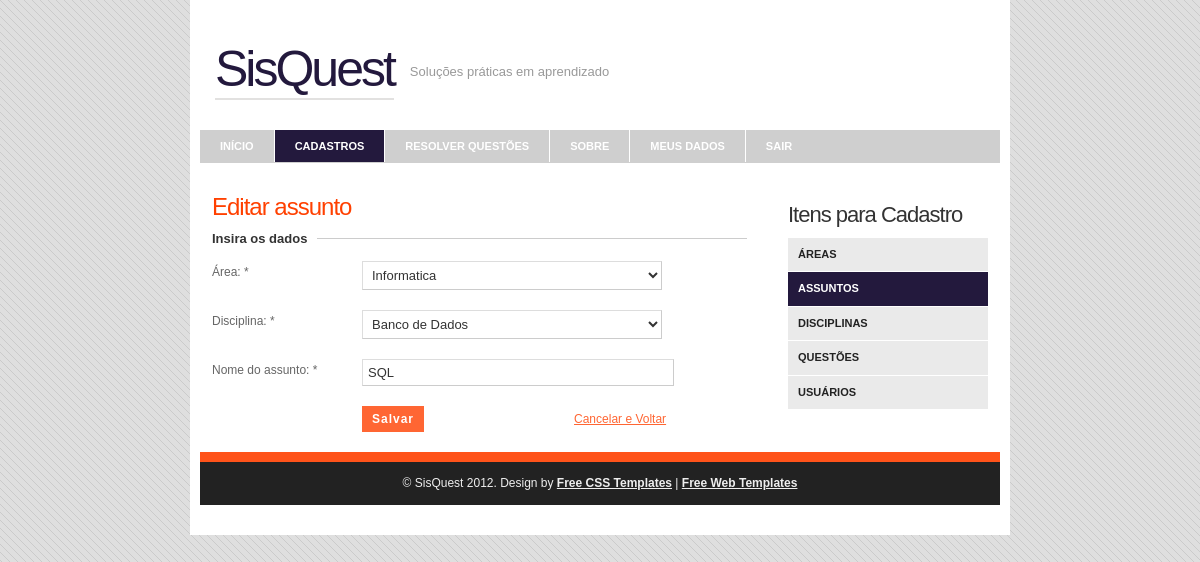
/SisQuest/professor/assunto/editar.php?id=1 (signed in), run on the app's committed database.
### tables this page shows
CREATE TABLE IF NOT EXISTS `tb_disciplina` (
  `Id_Disciplina` int(10) unsigned NOT NULL AUTO_INCREMENT,
  `Cadastrante` varchar(20) DEFAULT NULL,
  `Id_Area` int(10) unsigned NOT NULL,
  `Nome_Disciplina` varchar(100) NOT NULL,
  PRIMARY KEY (`Id_Disciplina`),
  KEY `Id_Area` (`Id_Area`),
  KEY `Cadastrante` (`Cadastrante`)
);

CREATE TABLE IF NOT EXISTS `tb_area` (
  `Id_Area` int(10) unsigned NOT NULL AUTO_INCREMENT,
  `Cadastrante` varchar(20) DEFAULT NULL,
  `Nome_Area` varchar(100) NOT NULL,
  PRIMARY KEY (`Id_Area`),
  KEY `Cadastrante` (`Cadastrante`)
);

CREATE TABLE IF NOT EXISTS `tb_assunto` (
  `Id_Assunto` int(10) unsigned NOT NULL AUTO_INCREMENT,
  `Cadastrante` varchar(20) DEFAULT NULL,
  `Id_Disciplina` int(10) unsigned NOT NULL,
  `Nome_Assunto` varchar(100) NOT NULL,
  PRIMARY KEY (`Id_Assunto`),
  KEY `Id_Disciplina` (`Id_Disciplina`),
  KEY `Cadastrante` (`Cadastrante`)
);

### SisQuest/dao/seguranca.php (called while the page is built, shortened)
<?php
	$_SG['conectaServidor'] = true;
    $_SG['abreSessao'] = true;
    $_SG['caseSensitive'] = false;
    $_SG['validaSempre'] = true;
    $_SG['servidor'] = 'localhost:3306';
    $_SG['usuario'] = 'root';
    $_SG['senha'] = '';
    $_SG['banco'] = 'db_leandro_kevin';
    $_SG['paginaLogin'] = "../index.php";
    $_SG['tabela'] = 'tb_usuario';
?>

### SisQuest/dao/assuntoDao.php (called while the page is built, shortened)
<?php
function carregarAssuntoEdicao($id,$link){
	$resultado = mysql_query("SELECT a.nome_assunto as nome_assunto, d.nome_disciplina as nome_disciplina, d.id_disciplina as id_disciplina, ar.nome_area as nome_area, ar.id_area as id_area FROM tb_disciplina d, tb_area ar, tb_assunto a WHERE a.id_disciplina=d.id_disciplina AND d.id_area = ar.id_area AND a.id_assunto={$id}",$link);
	return $resultado;
}
?>

### SisQuest/servico/assuntoConsulta.php (called while the page is built, shortened)
<?php
include("../../dao/seguranca.php");
include("../../dao/assuntoDao.php");
function carregarAssuntoEdicaoServico($id,$link){
	return mysql_fetch_array(carregarAssuntoEdicao($id, $link));
}
?>

### SisQuest/professor/assunto/editar.php (the view, shortened to what this page needs)
<?php
include("../../servico/assuntoConsulta.php");
$id = $_GET['id'];
$linha=carregarAssuntoEdicaoServico($id, $_SG['link']);
?>
<!DOCTYPE html PUBLIC "-//W3C//DTD XHTML 1.0 Strict//EN" "http://www.w3.org/TR/xhtml1/DTD/xhtml1-strict.dtd">
<html xmlns="http://www.w3.org/1999/xhtml">
<head>
<link rel="stylesheet" href="../../styles.css" type="text/css" />
</head>
<body>
<div id="container">
	<div id="header">
    	<h1><a href="/">SisQuest</a></h1>
        <h2>Soluções práticas em aprendizado</h2>
    </div>
    <div id="nav">
    	<ul>
        	<li class="start"><a href="../principal.php">INÍCIO</a></li>
            <li class="selected"><a href="../cadastros.php">CADASTROS</a></li>
            <li><a href="../resolver_questoes.php">RESOLVER QUESTÕES</a></li>
            <li><a href="../sobre.php">SOBRE</a></li>
            <li><a href="../meus_dados.php">MEUS DADOS</a></li>
        <li class="end"><a href="../../dao/logout.php?opt=logout">SAIR</a></li>
        </ul>
    </div>
    <div id="body">
		<div id="content">
            <h3>Editar assunto</h3>
            <fieldset>
                <legend>Insira os dados</legend>
                <form action="../../servico/assuntoAtualizar.php" method="post" onsubmit="return (verifica(this))">
                    <p><label for="area">Área: *</label>
                    <select name="area" id="area" class="textLogin">
                    	<option value="<?php echo $linha['id_area'];?>"><?php echo $linha['nome_area'];?></option>
                    </select></p>
                    <p><label for="disciplina">Disciplina: *</label>
                    <select name="disciplina" id="disciplina" class="textLogin">
                    	<option value="<?php echo $linha['id_disciplina'];?>"><?php echo $linha['nome_disciplina'];?></option>
                    </select></p>
                    <p><label for="nome">Nome do assunto: *</label>
                    <input name="nome" id="nome" value="<?php echo $linha['nome_assunto'];?>" type="text" class="textLogin" /></p>
                    <p><input name="send" style="margin-left: 150px;" class="formbutton" value="Salvar" type="submit" /><a class="linkOperacao"href="filtro.php">Cancelar e Voltar</a></p>
                </form>
            </fieldset>
        </div>
        <div class="sidebar">
            <ul>
               <li>
                    <h3>Itens para Cadastro</h3>
                    <ul class="blocklist">
                        <li><a href="../area/filtro.php">ÁREAS</a></li>
                        <li><a style="background-color:#23193D;color:#FFFFFF"   href="filtro.php">ASSUNTOS</a></li>
                        <li><a href="../disciplina/filtro.php">DISCIPLINAS</a></li>
                        <li><a href="../questoes/filtro.php">QUESTÕES</a></li>
                        <li><a href="../usuarios/filtro.php">USUÁRIOS</a></li>
                    </ul>
                </li>
          </ul>
        </div>
    </div>
    <div id="footer">
        <div class="footer-bottom">
            <p>&copy; SisQuest 2012. Design by <a href="http://www.spyka.net">Free CSS Templates</a> | <a href="http://www.justfreetemplates.com">Free Web Templates</a></p>
         </div>
    </div>
</div>
</body>
</html>

### SisQuest/styles.css (style rules this page uses)
body { background: #ddd url('images/body.png') repeat scroll top left; margin:0; padding:0; font-family: Verdana, Geneva, sans-serif; font-size: 13px; color: #666; }
* { margin:0; padding:0; }
p { line-height: 1.9em; margin-bottom: 20px; font-size: 12px; }
a { color: #FF6633; }
fieldset { display: block; border: none; border-top: 1px solid #ccc; }
fieldset legend { font-weight: bold; font-size: 13px; padding-right: 10px; color: #333; }
fieldset form { padding-top: 15px; }
fieldset p label { float: left; width: 150px; }
form input, form select, form textarea { padding: 5px; color: #333333; border: 1px solid #ddd; border-right:1px solid #ccc; border-bottom:1px solid #ccc; background-color:#fff; font-family: Arial, Helvetica, sans-serif; font-size: 13px; }
form input.formbutton { border: none; background: #FF6633 none repeat-x scroll left top; color: #ffffff; font-weight: bold; padding: 6px 10px; font-size: 12px; font-family: Tahoma, Geneva, sans-serif; letter-spacing: 1px; width: auto; overflow: visible; }
h1 { color: #000; font-size: 35px; font-family: Arial, Helvetica, sans-serif; }
h2 { color: #000; font-family: Arial, Helvetica, sans-serif; font-size: 27px; letter-spacing: 0px; font-weight: normal; padding: 0 0 5px; margin: 0; }
h3 { color: #FF4000; font-size: 24px; font-weight: normal; margin-bottom: 10px; letter-spacing: -1px; font-family: Arial, Helvetica, sans-serif; }
ul, ol { margin: 0 0 35px 35px; }
li { padding-bottom: 5px; }
li ol, li ul { font-size: 1.0em; margin-bottom: 0; padding-top: 5px; }
#container { width: 800px; margin: 0 auto; padding: 10px 10px 30px; background-color: #fff; }
#header { padding: 30px 15px; margin: 0 auto; }
#header h1 a { color: #23193D; font-size: 50px; font-weight: normal; text-decoration: none; letter-spacing: -3px; float: left; border-bottom: 2px solid #E2E1E0; }
#header h2 { color: #999; float: left; font-size: 13px; margin-left: 12px; margin-top: 24px; padding-left: 4px; letter-spacing: 0; }
#nav { height: 33px; width: 800px; background-color: #cfcfcf; }
#nav ul { list-style: none; padding: 0; margin: 0; height: 45px; }
#nav ul li { float: left; display: block; padding: 0; }
#nav ul li a:hover, #nav ul li.selected { background-color:#23193D; }
#nav ul li a { color: #fff; display: block; border-right: 1px solid #fff; font-size: 11px; font-weight: bold; text-transform: uppercase; padding: 10px 20px; text-decoration: none; }
#nav ul li.start a { border-left: none; }
#nav ul li.end a { border-right: none; }
#body { background: none; margin:0 auto; padding: 30px 12px 0; width: 776px; }
#content { float: left; width: 535px; }
.sidebar { width: 200px; padding: 10px 0 0; float: right; }
.sidebar h3 { color: #333; font-size: 22px; }
.sidebar ul { margin: 0; padding: 0; list-style: none; }
.sidebar ul li { margin-bottom: 20px; line-height: 1.9em; }
.sidebar li ul li { display: block; font-family: Arial, Helvetica, sans-serif; border-top: none; padding: 6px 2px; margin: 0; line-height: 1.5em; font-size: 13px; border: none; }
.sidebar li ul li a { font-weight: normal; color: #222; }
.sidebar li ul.blocklist li { padding: 0; display: inline; }
.sidebar li ul.blocklist li a { background-color: #EAEAEA; display: block; font-family: Arial,Helvetica,sans-serif; font-size: 11px; font-weight: bold; margin-bottom: 1px; padding: 7px 10px; text-decoration: none; text-transform: uppercase; }
#footer { margin:0 auto 0; border-top: 10px solid #FF531A; width: 800px; }
#footer p { text-align: left; color: #ccc; font-size: 12px; font-family: Arial, Helvetica, sans-serif; margin: 0; padding: 0; }
#footer p a { color: #ccc; font-weight: bold; }
#footer .footer-bottom { padding: 10px; text-align: center; background-color: #222; }
#footer .footer-bottom p { text-align: center; }
.textLogin { width: 300px; }
#footer .footer-bottom p, #footer .footer-bottom p a { color: #eee; }
.selected { color: #FFF; background-color: #23193D; }
.linkOperacao { margin-left: 150px; }

### data on the page
tb_disciplina: area "Informatica", disciplina "Banco de Dados", nome "SQL"
